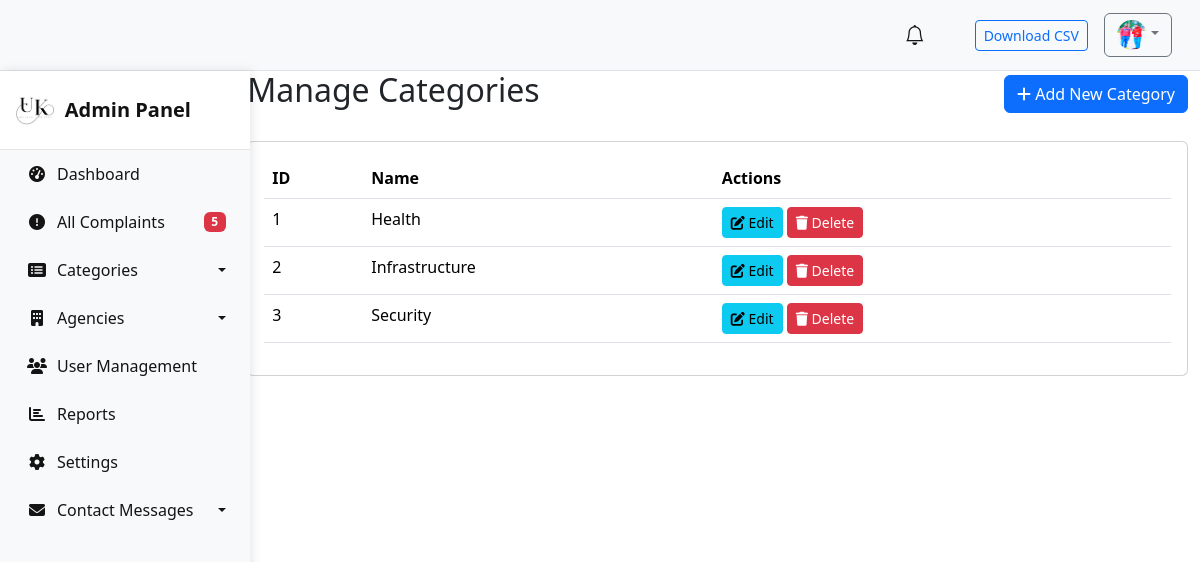
The app's page /categories/ (signed in) with its own data.
### compliants/models.py (models this page shows, shortened)
class User(AbstractUser):
    name = models.CharField(max_length=200, null=True)
    email = models.EmailField(unique=True,null=True)
    phone_number = models.CharField(max_length=13, null=True)
    address = models.CharField(null=True)
    is_active = models.BooleanField(default=True)
    is_admin = models.BooleanField(default=False)
    date_joined = models.DateTimeField(auto_now_add=True)
    is_agency_admin = models.BooleanField(default=False)
    agency = models.ForeignKey("Agency", null=True, blank=True, on_delete=models.SET_NULL)
    avatar = models.ImageField(upload_to="images/",null=True, default="avatar.svg")
    USERNAME_FIELD = 'email'
    REQUIRED_FIELDS = ['username']

class Category(models.Model):
    name = models.CharField(max_length=100)

### compliants/views.py (the view)
# urls.py: path('categories/', admin_categories, name='admin_categories'),
@user_passes_test(admin_check)
@login_required
def admin_categories(request):
    categories = Category.objects.all()
    context = {
        'categories': categories,
        'active_tab': 'admin_categories',
        'pending_complaints_count': Complaint.objects.filter(status='pending').count()
    }
    return render(request, 'admin/categories.html', context)

### compliants/views.py (called while the page is built)
def admin_check(user):
    return user.is_authenticated and (user.is_admin or user.is_agency_admin)

### compliants/templates/admin/categories.html (shortened to what this page needs)
{% extends 'base.html' %}
{% block content %}
<div class="container-fluid">
    <div class="ms-auto" style="width: 80%;">
        <div class="d-flex justify-content-between align-items-center mb-4">
            <h2>Manage Categories</h2>
            <a href="{% url 'admin_category_add' %}" class="btn btn-primary">
                <i class="fas fa-plus"></i> Add New Category
            </a>
        </div>
        <div class="card">
            <div class="card-body">
                <div class="table-responsive">
                    <table class="table table-hover">
                        <thead>
                            <tr>
                                <th>ID</th>
                                <th>Name</th>
                                <th>Actions</th>
                            </tr>
                        </thead>
                        <tbody>
                            {% for category in categories %}
                            <tr>
                                <td>{{ category.id }}</td>
                                <td>{{ category.name }}</td>
                                <td>
                                    <a href="{% url 'admin_category_edit' category.id %}"
                                       class="btn btn-sm btn-info">
                                        <i class="fas fa-edit"></i> Edit
                                    </a>
                                    <button type="button" class="btn btn-sm btn-danger" data-bs-toggle="modal" data-bs-target="#deleteModal{{ category.id }}">
                                        <i class="fas fa-trash"></i> Delete
                                    </button>
                                </td>
                            </tr>
                            {% empty %}
                            <tr>
                                <td colspan="3" class="text-center">No categories found</td>
                            </tr>
                            {% endfor %}
                        </tbody>
                    </table>
                </div>
            </div>
        </div>
    </div>
</div>
{% endblock %}

### templates/header.html (shortened to what this page needs)
<nav class="navbar navbar-expand-lg navbar-light bg-light border-bottom px-3 py-2">
    <div class="container-fluid justify-content-end">
      <div class="nav-item me-3 position-relative">
        <a href="#" class="nav-link position-relative">
          <i class="bi bi-bell fs-5 btn-outline-secondary"></i>
        </a>
      </div>
      <div class="nav-item me-3">
        <a href="{% url 'export_complaints' %}" class="btn btn-sm btn-outline-primary">
          Download CSV
        </a>
      </div>
      <div class="dropdown">
        <a class="btn btn-outline-secondary dropdown-toggle" href="#" role="button" id="userProfileDropdown" data-bs-toggle="dropdown" aria-expanded="false">
          <img src="{{ request.user.avatar.url }}" alt="Profile" class="rounded-circle" style="width: 30px; height: 30px;">
        </a>
      </div>
    </div>
  </nav>

### static/styles/main.css (style rules this page uses)
body { background: aquamarine; }

### templates/sidebar.html (style rules this page uses)
.nav-item { position: relative; }
.nav-link { color: #151414; padding: 0.75rem 1.5rem; display: flex; align-items: center; text-decoration: none; transition: all 0.3s; font-weight: 500; border-left: 3px solid transparent; }
.nav-link i { margin-right: 10px; width: 20px; text-align: center; }
.dropdown-toggle::after { display: inline-block; margin-left: auto; transition: transform 0.3s; }

### records on screen
User: user.avatar (picture)
Category: id "1", name "Health"
Category: id "2", name "Infrastructure"
Category: id "3", name "Security"

### other values on screen
{{ pending_complaints_count }} "5"
